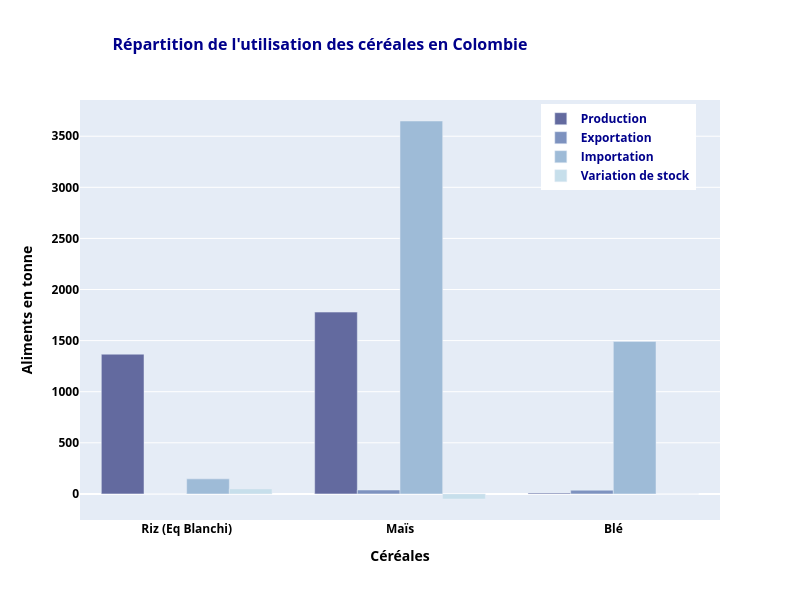

Write notebook code for a chart like this one.
### Code cell
#Graphique en barre représentant l'utilisation de chaque céréales en Colombie

#Liste des nom des céréales
liste_nom_cereales = list(utilisation_cereales_colombie_groupby_produits['Produit'])

#Liste de la quantité des céréales utilisée pour l'exportation'
liste_exportation_cereales = list(utilisation_cereales_colombie_groupby_produits['Exportations_tonne'])

#Liste de la quantité des céréales utilisée pour l'importation'
liste_importation_cereales = list(utilisation_cereales_colombie_groupby_produits['Importations_tonne'])

#Liste de la quantité des céréales utilisée pour la production
liste_production_cereales = list(utilisation_cereales_colombie_groupby_produits['Production_tonne'])

#Liste de la quantité des céréales utilisée pour la variation de stock
liste_variation_stock_cereales = list(utilisation_cereales_colombie_groupby_produits['Variation_stock_tonne'])


#Graphique

font_title = {
  'color':  'darkblue',
  'weight': 'bold',
  'size':16
}

font_label = {
  'color':  'darkblue',
  'weight': 'bold',
  'size':12
}

fig_utilisation_cereales_colombie = go.Figure(
    data=[
        go.Bar(name='Production', x=liste_nom_cereales, y=liste_production_cereales, marker_color='#636A9F'),
        go.Bar(name='Exportation', x=liste_nom_cereales, y=liste_exportation_cereales, marker_color='#7D92BF'),
        go.Bar(name='Importation', x=liste_nom_cereales, y=liste_importation_cereales, marker_color='#9EBBD7'),       
        go.Bar(name='Variation de stock', x=liste_nom_cereales, y=liste_variation_stock_cereales, marker_color='#C7DFEB')
    ],
    layout = go.Layout(
        title = go.layout.Title(text = "Répartition de l'utilisation des céréales en Colombie", font=font_title, x = 0.4),
        xaxis = go.layout.XAxis(title = 'Céréales', color='black'),
        yaxis = go.layout.YAxis(title = 'Aliments en tonne', color='black')
    )
)

fig_utilisation_cereales_colombie.update_layout(
    barmode='group',
    height=600,
    width=800,
    font=font_label,
    legend=dict(x=0.72, y=0.99)
)
fig_utilisation_cereales_colombie.show()

### Figure 1 — Plotly figure (JSON) as saved in the notebook; plotly's stock layout.template omitted (floating-point values rounded to 4 significant figures)
{"data": [{"marker": {"color": "#636A9F"}, "name": "Production", "type": "bar", "x": ["Riz (Eq Blanchi)", "Maïs", "Blé"], "y": [1367, 1779, 8]}, {"marker": {"color": "#7D92BF"}, "name": "Exportation", "type": "bar", "x": ["Riz (Eq Blanchi)", "Maïs", "Blé"], "y": [0, 38, 36]}, {"marker": {"color": "#9EBBD7"}, "name": "Importation", "type": "bar", "x": ["Riz (Eq Blanchi)", "Maïs", "Blé"], "y": [147, 3649, 1491]}, {"marker": {"color": "#C7DFEB"}, "name": "Variation de stock", "type": "bar", "x": ["Riz (Eq Blanchi)", "Maïs", "Blé"], "y": [49, -50, 0]}], "layout": {"barmode": "group", "font": {"color": "darkblue", "size": 12, "weight": "bold"}, "height": 600, "legend": {"x": 0.72, "y": 0.99}, "title": {"font": {"color": "darkblue", "size": 16, "weight": "bold"}, "text": "Répartition de l'utilisation des céréales en Colombie", "x": 0.4}, "width": 800, "xaxis": {"color": "black", "title": {"text": "Céréales"}}, "yaxis": {"color": "black", "title": {"text": "Aliments en tonne"}}}}
